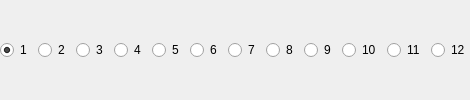
                             <widget class="QFrame" name="streamSingleTracks">
                              <layout class="QHBoxLayout" name="horizontalLayout_7">
                               <property name="leftMargin">
                                <number>0</number>
                               </property>
                               <property name="topMargin">
                                <number>0</number>
                               </property>
                               <property name="rightMargin">
                                <number>0</number>
                               </property>
                               <property name="bottomMargin">
                                <number>0</number>
                               </property>
                               <item>
                                <widget class="QRadioButton" name="advOutTrack1">
                                 <property name="text">
                                  <string notr="true">1</string>
                                 </property>
                                 <property name="checked">
                                  <bool>true</bool>
                                 </property>
                                </widget>
                               </item>
                               <item>
                                <widget class="QRadioButton" name="advOutTrack2">
                                 <property name="text">
                                  <string notr="true">2</string>
                                 </property>
                                </widget>
                               </item>
                               <item>
                                <widget class="QRadioButton" name="advOutTrack3">
                                 <property name="text">
                                  <string notr="true">3</string>
                                 </property>
                                </widget>
                               </item>
                               <item>
                                <widget class="QRadioButton" name="advOutTrack4">
                                 <property name="text">
                                  <string notr="true">4</string>
                                 </property>
                                </widget>
                               </item>
                               <item>
                                <widget class="QRadioButton" name="advOutTrack5">
                                 <property name="text">
                                  <string notr="true">5</string>
                                 </property>
                                </widget>
                               </item>
                               <item>
                                <widget class="QRadioButton" name="advOutTrack6">
                                 <property name="text">
                                  <string notr="true">6</string>
                                 </property>
                                </widget>
                               </item>
                               <item>
                                <widget class="QRadioButton" name="advOutTrack7">
                                 <property name="text">
                                  <string notr="true">7</string>
                                 </property>
                                </widget>
                               </item>
                               <item>
                                <widget class="QRadioButton" name="advOutTrack8">
                                 <property name="text">
                                  <string notr="true">8</string>
                                 </property>
                                </widget>
                               </item>
                               <item>
                                <widget class="QRadioButton" name="advOutTrack9">
                                 <property name="text">
                                  <string notr="true">9</string>
                                 </property>
                                </widget>
                               </item>
                               <item>
                                <widget class="QRadioButton" name="advOutTrack10">
                                 <property name="text">
                                  <string notr="true">10</string>
                                 </property>
                                </widget>
                               </item>
                               <item>
                                <widget class="QRadioButton" name="advOutTrack11">
                                 <property name="text">
                                  <string notr="true">11</string>
                                 </property>
                                </widget>
                               </item>
                               <item>
                                <widget class="QRadioButton" name="advOutTrack12">
                                 <property name="text">
                                  <string notr="true">12</string>
                                 </property>
                                </widget>
                               </item>
                              </layout>
                             </widget>
